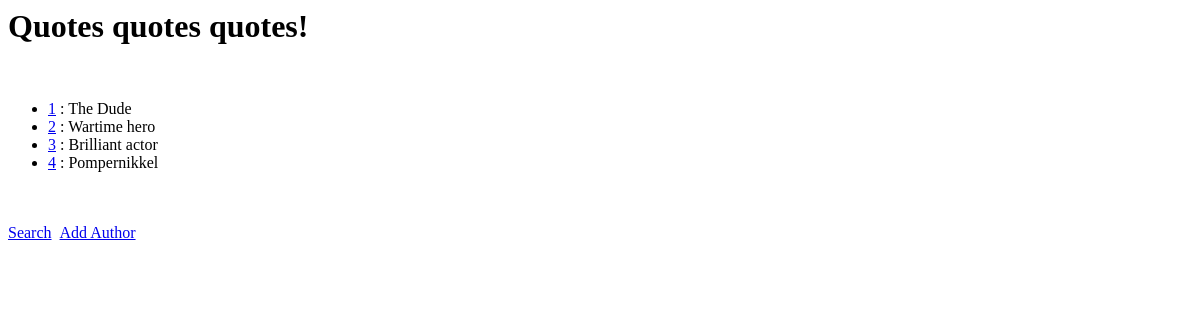
The app's page /quotes/, older data.
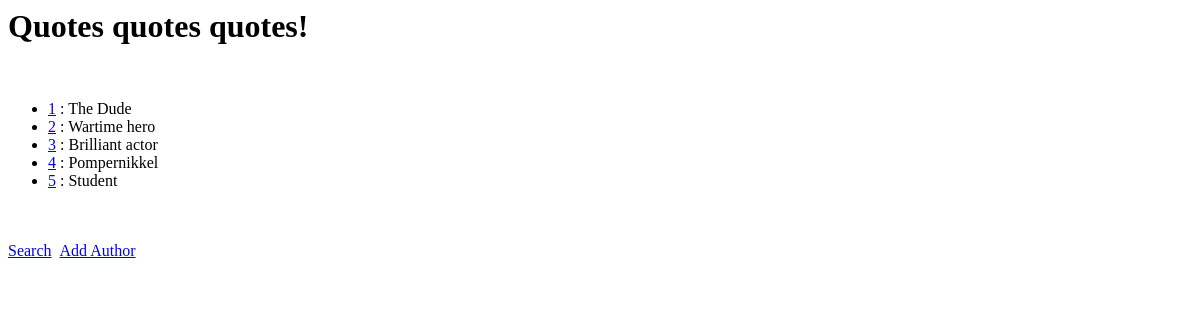
The same page, newer data.
### quotes/models.py (models this page shows, shortened)
class Author(models.Model):
	author_name = models.CharField(max_length=50)
	author_bio = models.CharField(max_length=500)

### quotes/views.py (the view)
# urls.py: path('', views.index, name='index'),
def index(request):
    authors = [a for a in Author.objects.all()]
    return render(request, 'quotes/index.html', {'authors': authors})

### quotes/templates/quotes/index.html (shortened to what this page needs)
 <h1>Quotes quotes quotes!</h1>
 <ul>
    {% for a in authors %}
        <li><a href='{% url 'quotes:detail' a.id %}'>{{ a.id }}</a> :  {{ a.author_bio }}</li>
    {% endfor %}
</ul>
<a href='{% url 'quotes:search_form' %}'>Search</a>&nbsp&nbsp<a href='{% url 'quotes:add_form' %}'>Add Author</a>

Row changes from the older to the newer data that the page shows:
added Author: id "5", author_bio "Student"
